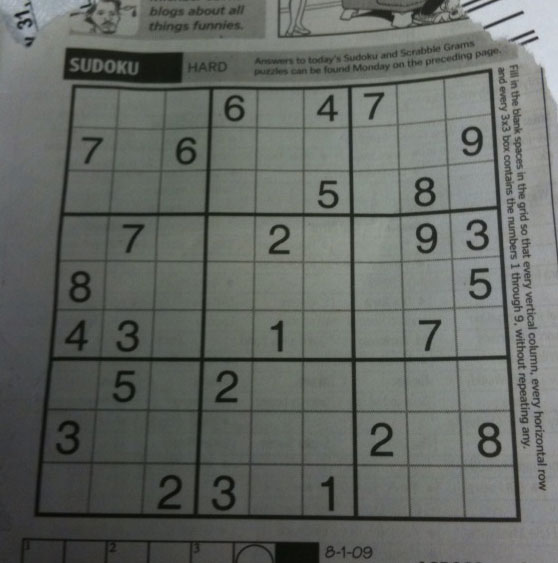
#> input picture sudoku.png, 558 x 563 px
$ python Hough_Transforms.py
#> lines starting #> are read from the running program, lines starting #| are printed output that depends on the picture; after the words box and inside, x2 and y2 are one past the last pixel; in counts of white or black regions, pixels touching at a corner belong together
import cv2
import numpy as np

img = cv2.imread('sudoku.png')
#> img is the input picture: shape (563, 558, 3); mean B, G, R 99.5, 104.1, 100
img_gray = cv2.cvtColor(img, cv2.COLOR_BGR2GRAY)

edge = cv2.Canny(img_gray, 50, 150, apertureSize=3)
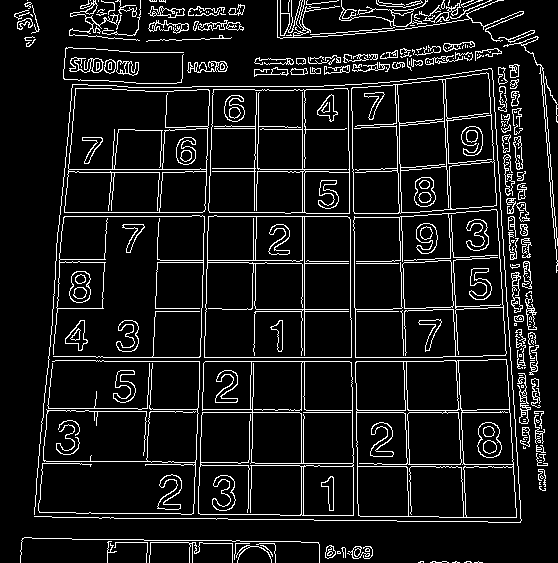
#> edge: shape (563, 558); 9.4% white in thin lines or dots
lines = cv2.HoughLines(edge, 1, np.pi/180, 200)
#> lines = 29 rows, first 8: [361, 1.57], [357, 1.57], [304, 0], [412, 1.57], [212, 0.0349], [216, 0.0349], [216, 1.57], [-349, 3.12]

for line in lines:
    rho, theta = line[0]
    a = np.cos(theta)
    b = np.sin(theta)
    x0 = a * rho
    y0 = b * rho
    x1 = int(x0 + 1000*(-b))
    y1 = int(y0 + 1000*a)
    x2 = int(x0 - 1000*(-b))
    y2 = int(y0 - 1000*a)
    cv2.line(img, (x1,y1), (x2,y2), (0,0,0), 2)
#> this loop made 29 passes
#> (rho, theta, a, b, x0, y0, x1, y1) on passes 1 to 12: (361, 1.57, -4.37e-08, 1, -1.58e-05, 361, -1000, 360), (357, 1.57, -4.37e-08, 1, -1.56e-05, 357, -1000, 356), (304, 0, 1, 0, 304, 0, 304, 1000), (412, 1.57, -4.37e-08, 1, -1.8e-05, 412, -1000, 411), (212, 0.0349, 0.999, 0.0349, 211.9, 7.4, 176, 1006), (216, 0.0349, 0.999, 0.0349, 215.9, 7.54, 180, 1006), (216, 1.57, -4.37e-08, 1, -9.44e-06, 216, -1000, 215), (-349, 3.12, -1, 0.0175, 348.9, -6.09, 331, -1005), (169, 1.57, -4.37e-08, 1, -7.39e-06, 169, -1000, 168), (257, 0.0175, 1, 0.0175, 257, 4.49, 239, 1004), (212, 1.57, -4.37e-08, 1, -9.27e-06, 212, -1000, 211), (-393, 3.11, -0.999, 0.0349, 392.8, -13.72, 357, -1013)
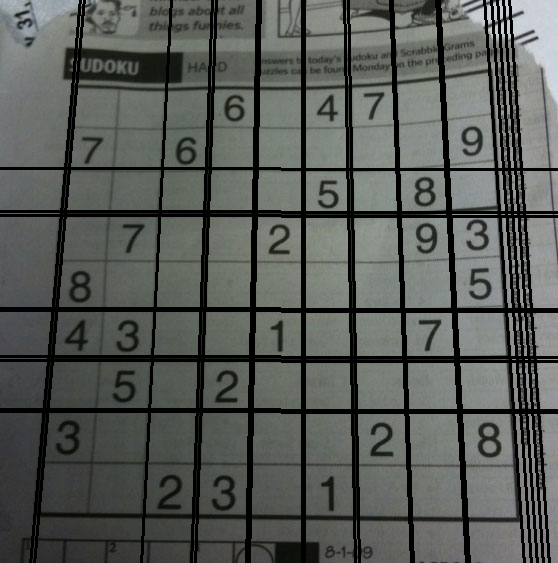
#> img: shape (563, 558, 3); 14.38% of pixels changed, all inside (x1, y1, x2, y2) = (0, 0, 558, 563)

cv2.imshow('Image', img)
cv2.waitKey(0)
cv2.destroyAllWindows()

$ run again, with pic2.png copied over sudoku.png
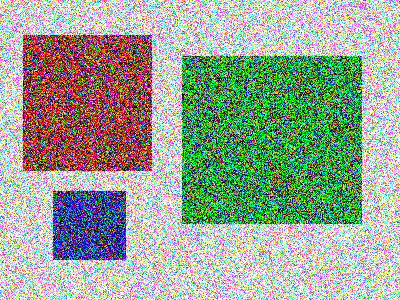
#> input picture pic2.png, 400 x 300 px
#> img is the input picture: shape (300, 400, 3); mean B, G, R 150, 164.4, 153.8
#> `edge = cv2.Canny(img_gray, 50, 150, apertureSize=3)`:
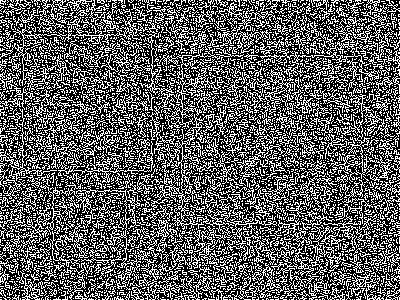
#> edge: shape (300, 400); 36.9% white in thin lines or dots
#> lines = 99 rows, first 8: [-49, 2.36], [252, 0.785], [279, 0.785], [286, 0.785], [260, 0.785], [272, 0.785], [245, 0.785], [-62, 2.36]
#> the loop `for line in lines:` made 99 passes
#> (rho, theta, a, b, x0, y0, x1, y1) on passes 1 to 8: (-49, 2.36, -0.707, 0.707, 34.65, -34.65, -672, -741), (252, 0.785, 0.707, 0.707, 178.2, 178.2, -528, 885), (279, 0.785, 0.707, 0.707, 197.3, 197.3, -509, 904), (286, 0.785, 0.707, 0.707, 202.2, 202.2, -504, 909), (260, 0.785, 0.707, 0.707, 183.8, 183.8, -523, 890), (272, 0.785, 0.707, 0.707, 192.3, 192.3, -514, 899), (245, 0.785, 0.707, 0.707, 173.2, 173.2, -533, 880), (-62, 2.36, -0.707, 0.707, 43.84, -43.84, -663, -750)
#> after the loop `for line in lines:`:
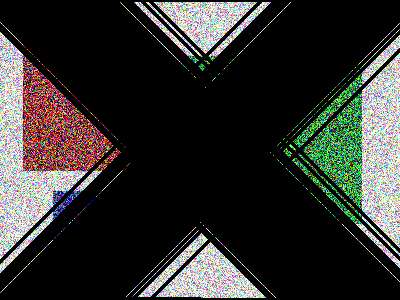
#> img: shape (300, 400, 3); mean B, G, R 46.2, 49.1, 49.2
